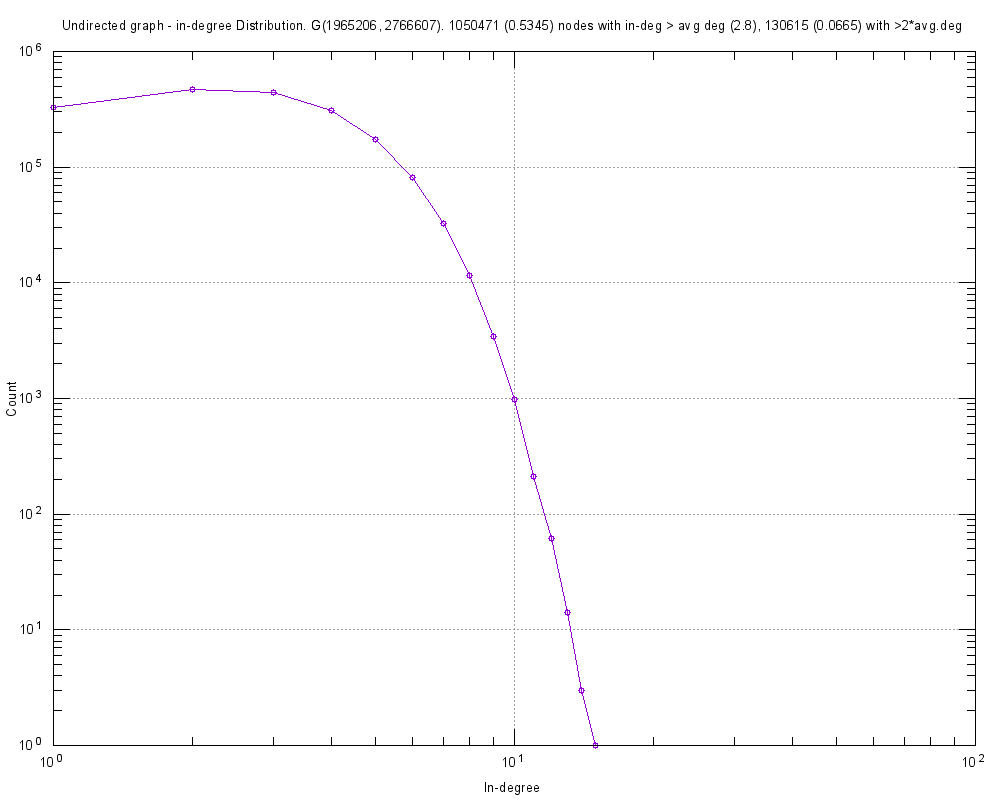

Reproduce this figure in gnuplot.
#
# Undirected graph - in-degree Distribution. G(1965206, 2766607). 1050471 (0.5345) nodes with in-deg > avg deg (2.8), 130615 (0.0665) with >2*avg.deg (Fri Mar 03 02:04:31 2017)
#

set title "Undirected graph - in-degree Distribution. G(1965206, 2766607). 1050471 (0.5345) nodes with in-deg > avg deg (2.8), 130615 (0.0665) with >2*avg.deg"
set key bottom right
set logscale xy 10
set format x "10^{%L}"
set mxtics 10
set format y "10^{%L}"
set mytics 10
set grid
set xlabel "In-degree"
set ylabel "Count"
set tics scale 2
set terminal png font arial 10 size 1000,800
set output 'inDeg.ScaleFreeInDeg.png'
plot 	"inDeg.ScaleFreeInDeg.tab" using 1:2 title "" with linespoints pt 6
